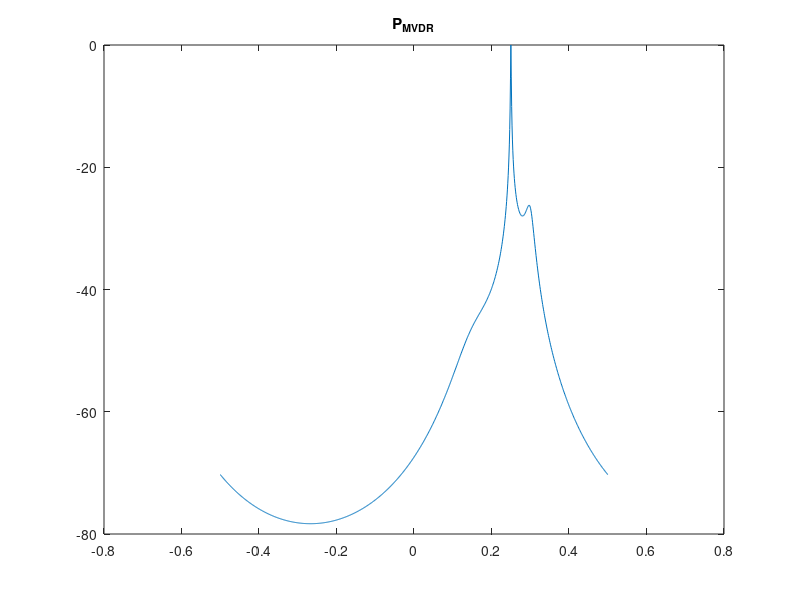

The MATLAB source for this figure:
clc
clear all
close all

j=sqrt(-1);
%% gen signal 
f=[0.15 0.25 0.30]';
N=1000;                      %length of signal
M=4;                           % filter order
SNR=[20 25 30]';
sigma_v=1;                    %noise power
v_n=sqrt(sigma_v/2)*randn(1,N)+j*sqrt(sigma_v/2)*randn(1,N);% complex gauss noise
a_k=sqrt(10.^(SNR/10)*sigma_v);%ampltitude of envelope
    
n=(0:N-1);
phi_k=2*pi*rand(1,3)';
s_k=a_k.*exp(j*2*pi*f*n+phi_k);
u_n=sum(s_k)+v_n;
u_n=u_n.';

%% SVD
A=zeros(N-M+1,M);
for ii=1:N-M+1
    A(ii,:)=u_n(M-1+ii:-1:ii)';
end
[U,S,V]=svd(A);
invphi=V*inv(S'*S)*V';

%% MVDR
w_n=1000;
w=2*pi*(-0.5:1/w_n:0.5);
a=exp(-j*(0:M-1)'*w);

for ww=1:length(w)
    P_mvdr(ww)=1/(a(:,ww)'*invphi*a(:,ww));
end
P_mvdr=abs(P_mvdr/max(abs(P_mvdr)));
figure
plot(w/(2*pi),10*log10(P_mvdr));
title('P_{MVDR}')